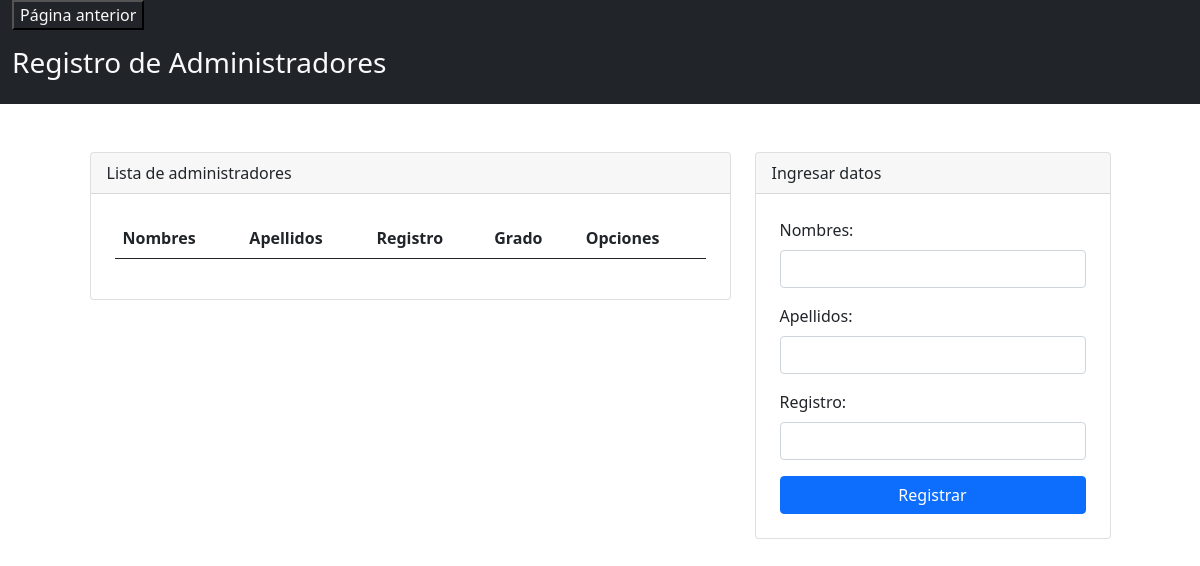
Page /admin/admin/admins.php on the earlier database version.
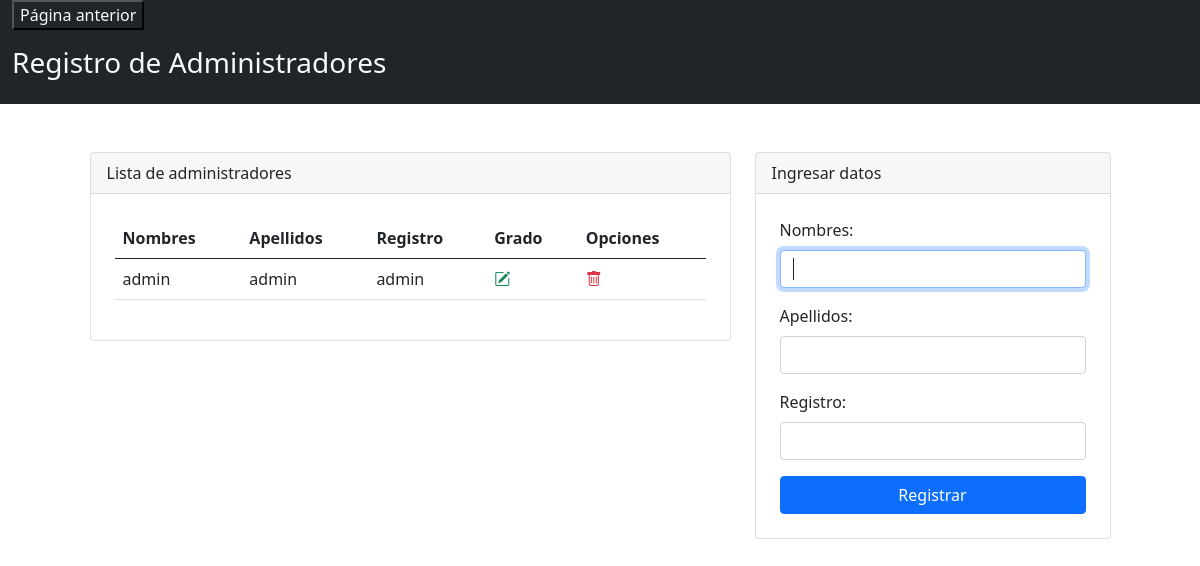
Same page on the later database version.
### tables this page shows
CREATE TABLE `user` (
  `id` int(11) NOT NULL,
  `user` varchar(100) NOT NULL,
  `password` varchar(200) NOT NULL,
  `nombre` varchar(200) NOT NULL,
  `apellidos` varchar(200) NOT NULL,
  `registro` varchar(100) NOT NULL,
  `tipo` varchar(100) NOT NULL,
  `grado` int(11) DEFAULT NULL,
  `activo` int(11) NOT NULL
);

### admin/admin/admins.php (the view, shortened to what this page needs)
<?php
    include("../../config/db.php");
    ?>
<!DOCTYPE html>
<html lang="es">
<head>
    <link rel="stylesheet" href="https://cdn.jsdelivr.net/npm/bootstrap@5.0.2/dist/css/bootstrap.min.css">
    <link rel="stylesheet" href="https://cdn.jsdelivr.net/npm/bootstrap-icons@1.5.0/font/bootstrap-icons.css">
</head>
<body>
    <?php
    $query = "SELECT * FROM user WHERE tipo='admin' and activo='1'";
    $admins = mysqli_query($connection, $query);
    ?>
<div class="container-fluid  text-light bg-dark">
    <div>
    <td>
<a href="../dashboard.php" ><input type="button" class="text-light bg-dark" value="Página anterior"></a>
    </div>
    <div class = "row">
            <div class="col-md">
                <header class="py-3">
                    <h3>Registro de Administradores</h3>
                </header>
            </div>
    </div>
</div>
<div class="container mt-5">
    <div class="row justify-content-center">
        <div class="col-md-7">
            <div class="card">
                <div class="card-header">
                    Lista de administradores
                </div>
                <div class="p-4">
                    <table class="table align-middle">
                        <thead>
                            <tr>
                                <th scope="col">Nombres</th>
                                <th scope="col">Apellidos</th>
                                <th scope="col">Registro</th>
                                <th scope="col">Grado</th>
                                <th scope="col" colspan="2">Opciones</th>
                            </tr>
                        </thead>
                        <tbody>
                        <?php
                                foreach ($admins as $dato) {
                            ?>
                            <tr>
                                <td><?php echo $dato['nombre']; ?></td>
                                <td><?php echo $dato['apellidos']; ?></td>
                                <td><?php echo $dato['registro']; ?></td>
                                <td><a class="text-success" href="editar.php?codigo=<?php echo $dato['id']; ?>"><i class="bi bi-pencil-square"></i></a></td>
                                <td><a class="text-danger" href="./delete.php?id=<?php echo $dato['id']; ?>"><i class="bi bi-trash"></i></a></td>
                            </tr>
                            <?php
                                }
                            ?>
                        </tbody>
                    </table>
                </div>
            </div>
        </div>
        <div class="col-md-4">
            <div class="card">
                <div class="card-header">
                    Ingresar datos
                </div>
                <form class="p-4" method="POST" action="registrar.php">
                    <div class="mb-3">
                        <label class="form-label">Nombres: </label>
                        <input type="text" class="form-control" name="txtNombre" autofocus required>
                    </div>
                    <div class="mb-3">
                        <label class="form-label">Apellidos: </label>
                        <input type="text" class="form-control" name="txtApellidos" autofocus required>
                    </div>
                    <div class="mb-3">
                        <label class="form-label">Registro: </label>
                        <input type="text" class="form-control" name="txtRegistro" autofocus required>
                    </div>
                    <div class="d-grid">
                        <input type="submit" class="btn btn-primary" value="Registrar">
                    </div>
                </form>
            </div>
        </div>
    </div>
</div>
</body>
</html>

Differences in the rows shown:
added user: nombre "admin", apellidos "admin", registro "admin"
